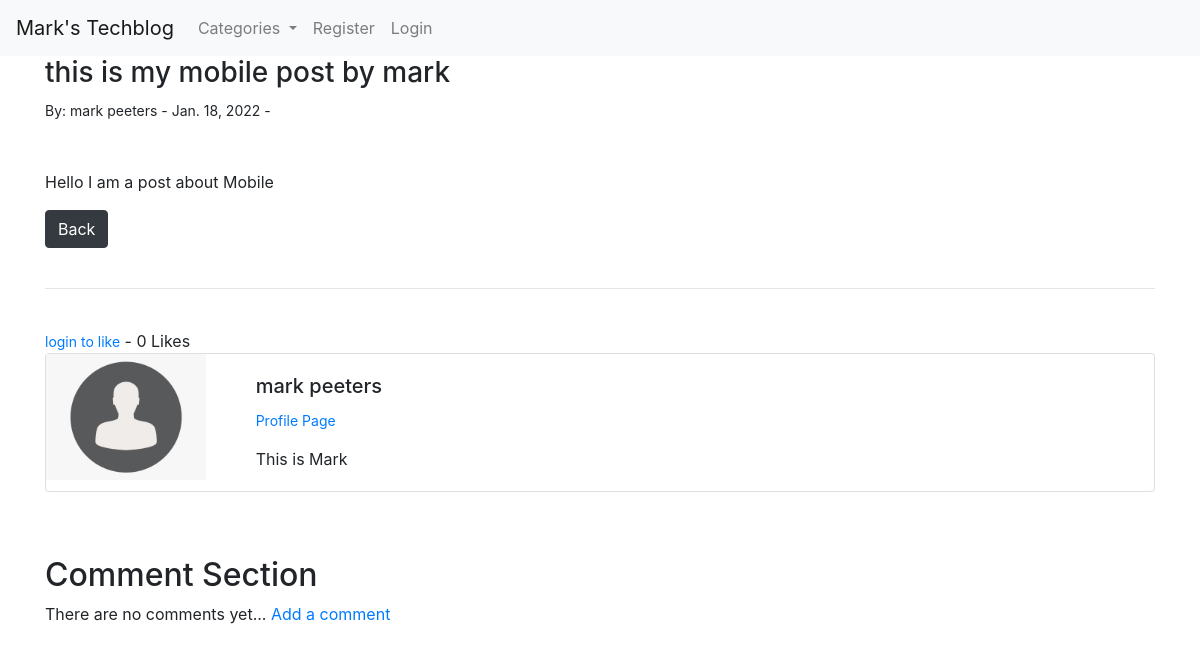
/article/27, run on the app's committed database.
### blog/models.py (models this page shows, shortened)
class Post(models.Model):
    title = models.CharField(max_length=50)
    head_img = models.ImageField(null=True, blank=True, upload_to="images/")
    title_tag = models.CharField(max_length=150)
    author = models.ForeignKey(User, on_delete=models.CASCADE)
    content = RichTextField(blank=True, null=True)
    publication_date = models.DateField(auto_now_add=True)
    category = models.CharField(max_length=150, default='uncategorised')
    snip = models.CharField(max_length=150)
    likes = models.ManyToManyField(User, related_name='blog_post')
    def total_likes(self):
        return self.likes.count()

class UserProfile(models.Model):
    user = models.OneToOneField(User, null=True, on_delete=models.CASCADE)
    bio = models.TextField()
    avatar = models.ImageField(null=True, blank=True, upload_to="images/avatar/")
    website_url = models.CharField(max_length=200, null=True, blank=True)
    instagram_url = models.CharField(max_length=200, null=True, blank=True)
    twitter_url = models.CharField(max_length=200, null=True, blank=True)
    linkedin_url = models.CharField(max_length=200, null=True, blank=True)

### blog/views.py (the view)
# urls.py: path('article/<int:pk>', ArticleDetailView.as_view(), name='article-detail'),
class ArticleDetailView(DetailView):
    model = Post
    template_name = 'article_detail.html'
    def get_context_data(self, *args, **kwargs):
        cat_menu = Category.objects.all()
        context = super(ArticleDetailView, self).get_context_data(*args, **kwargs)
        tlcount = get_object_or_404(Post, id=self.kwargs['pk'])
        total_likes = tlcount.total_likes()
        liked = False
        if tlcount.likes.filter(id=self.request.user.id).exists():
            liked = True
        context["cat_menu"] = cat_menu
        context["total_likes"] = total_likes
        context["liked"] = liked
        return context

### blog/models.py (called while the page is built)
    def __str__(self):
        return self.name

### blog/templates/article_detail.html (shortened to what this page needs)
{% extends 'base.html' %}
{% load static %}
{% block content %}
<h3>{{ post.title }}</h3>
<small> By: {{ post.author.first_name }} {{ post.author.last_name }} -
    {{ post.publication_date }} -
</small><br/>
<br/><br/>
{{ post.content|safe }}
<a href="{% url 'home' %}" class="btn btn-dark">Back</a>
<br/><br/>
<hr>
<br/>
<form action="{% url 'like_post' post.pk %}" method="POST">
    {% if user.is_authenticated %}
        {% if liked %}
    <button type="submit", name="post_id", value="{{ post.id }}", class="btn btn-danger btn-sm">Unlike</button>
        {% else %}
    <button type="submit", name="post_id", value="{{ post.id }}", class="btn btn-primary btn-sm">Like</button>
        {% endif %}
    {% else %}
    <small><a href="{% url 'login' %}">login to like</a></small>
    {% endif %}
    - {{ total_likes }} Likes
</form>
<div class="card mb-3">
    <div class="row g-0">
      <div class="col-md-2">
        {% if post.author.userprofile.avatar %}
        <img src="{{ post.author.userprofile.avatar.url }}" class="img-fluid rounded-start" alt="...">
        {%else %}
        <img src="{% static 'marktechblog/images/default_profile_pic.png' %}" class="img-fluid rounded-start" alt="...">
        {% endif %}
      </div>
      <div class="col-md-10">
        <div class="card-body">
          <h5 class="card-title">
              {{ post.author.first_name }}
              {{ post.author.last_name }}</h5>
          <p class="small text-muted">
            <a href="{% url 'show_profile_page' post.author.userprofile.id %}">Profile Page</a>
          </p>
          <p class="card-text">{{ post.author.userprofile.bio }}</p>
        </div>
      </div>
    </div>
  </div>
  <br/><br/>
  <h2>Comment Section</h2>
  {% if not post.comments.all %}
    There are no comments yet...
    <a href="{% url 'add_comment' post.pk %}">Add a comment</a>
  {% endif %}
  <br/><br/>
{% endblock %}

### data on the page
Post: title "this is my mobile post by mark", author.first_name "mark", author.last_name "peeters", publication_date "Jan. 18, 2022", content "Hello I am a post about Mobile", author.userprofile.bio "This is Mark"

### other printed values
{{ total_likes }} "0"
